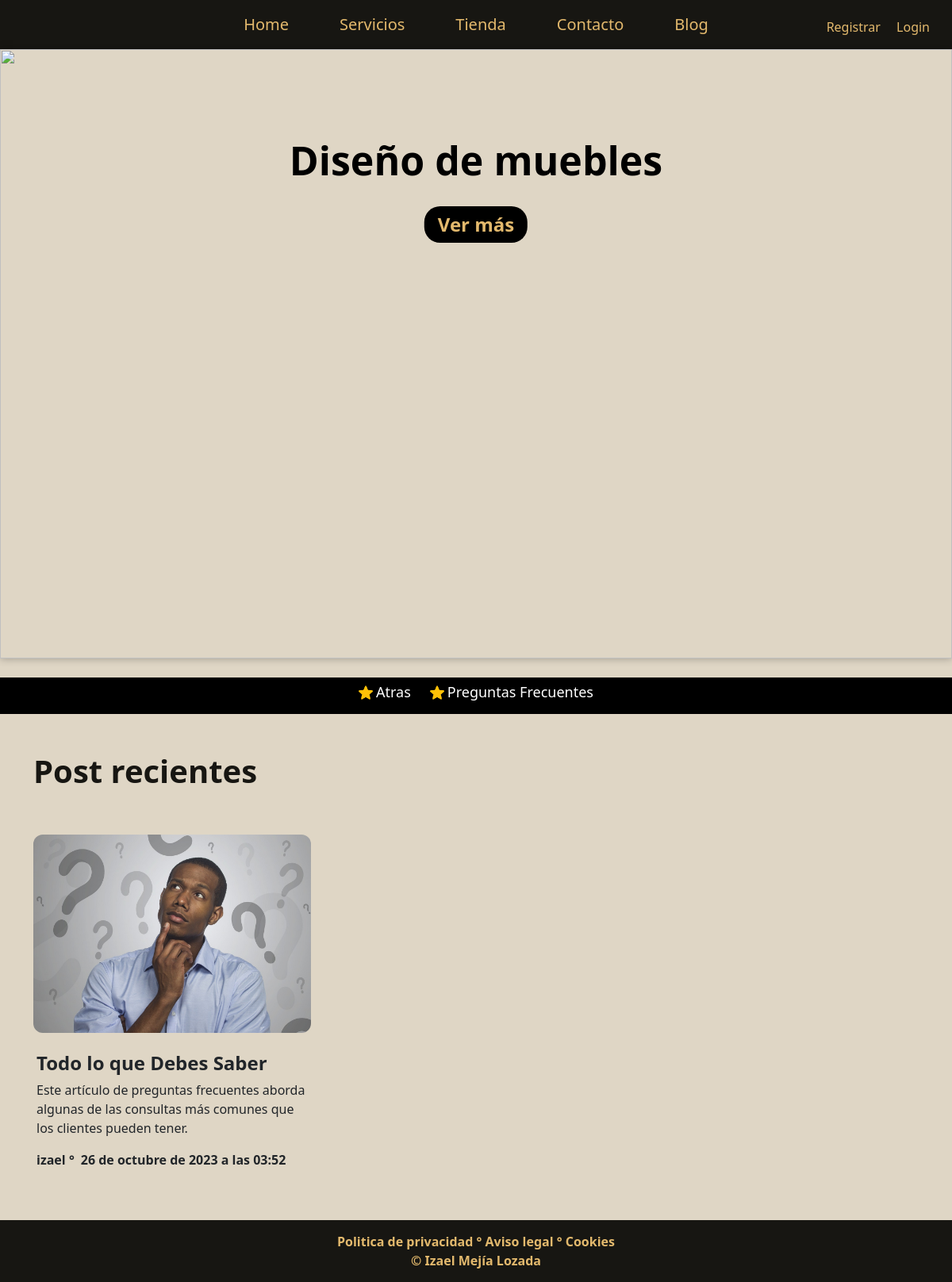
Page /blog/categoria/5/ on the committed database.
### blog/models.py (models this page shows, shortened)
class Categoria (models.Model):
    nombre = models.CharField(max_length=50)
    created = models.DateTimeField(auto_now_add=True)
    updated = models.DateTimeField(auto_now=True)
    class Meta:
        verbose_name = 'categoria'    # Especifica el nombre singular que tendrá en la base de datos
        verbose_name_plural = 'categorias'  # Especifica el nombre plural que tendrá en la base de datos

class Post(models.Model):
    titulo = models.CharField(max_length=50)
    contenido = models.CharField(max_length=260)
    imagen = models.ImageField(upload_to='blog', null=True , blank=True)
    autor= models.ForeignKey(User, on_delete=models.CASCADE)
    categorias=models.ManyToManyField(Categoria)
    created = models.DateTimeField(auto_now_add=True)
    updated = models.DateTimeField(auto_now=True)
    class Meta:
        verbose_name = 'post'    # nombre tendra en base de datos
        verbose_name_plural = 'posts'  # Especifica el nombre plural que tendrá en la base de datos

### blog/views.py (the view)
# urls.py: path('categoria/<int:categoria_id>/', views.categoria, name="categoria"),
def categoria(request, categoria_id):
    categoria = Categoria.objects.get(id=categoria_id)  #cuando hace clik en enlace obtiene categoria
    posts = Post.objects.filter(categorias = categoria)  #otiene posts de esa categoria filtrada
    return render (request, "blog/categorias.html", {"categoria": categoria, "posts":posts}) #muestra categoria filtrada y sus posts

### carro/context_processor.py (called while the page is built)
def importe_total_carro(request):
    carro = Carro(request)
    total=0
    if request.user.is_authenticated: #saber si esta autenticado el usuario
        for key, value in request.session["carro"].items(): #recorrer el carro
            total=total+float(value["precio"])  #sumar el precio de cada producto
    else:
        for key, value in request.session["carro"].items(): #recorrer el carro
            total=total+float(value["precio"])  #sumar el precio de cada producto
    return {"importe_total_carro":total} #retornar el total del carro

### blog/templates/blog/categorias.html
{% extends "ProyectoWebApp/base.html" %}
{% load static %}
{% block content  %}
<div class="d-flex justify-content-center gap-4 mt-4  fw-bolder contenedorCategorias  ">
  {% for post in posts %}
    {% for categoria in post.categorias.all %}
    <div class="contenedorCategorias d-flex align-items-center m-2 flex-wrap ">
      <img src="{% static 'ProyectoWebApp/img/estellaAmarilla.png' %}" alt=""
        class="imgCategorias ">
      <a href="{% url 'blog' %}"><h4 class="textoCategorias me-4">Atras</h4></a>
      <img src="{% static 'ProyectoWebApp/img/estellaAmarilla.png' %}" alt=""
        class="imgCategorias ">
      <a href=""><h4 class="textoCategorias "> {{categoria.nombre}}</h4></a>
    </div>
    {% endfor %}
  {% endfor %}
</div>
  <div class="container text-center">
    <div class="row">
      <h2 class="text-start mt-5  fw-bold  fs-1 titleBlog">Post recientes</h2>
    {% for post in posts %}
      <div class="col d-flex mt-5 ">
        <div class="d-flex flex-column containerPost justify-content-start align-items-start ">
          <div class="">
            <img src="{{post.imagen.url}}" alt="{{post.titulo}}" class="imgPost">
          </div>
          <div class="containerPost d-flex flex-column text-start a">
            <div class="d-flex flex-column align-items-start ms-1 mt-4">
              <h4 class="fw-bolder fs-4">{{post.titulo}}</h4>
              <p class="fw-normal fs-6 text">{{post.contenido}}</p>
            </div>
            <div class="d-flex gap-2 ms-1">
              <p>
                <span class="fw-semibold">{{post.autor}}</span>
                <span class="fw-bold ">°</span>
              </p>
              <p class="fw-semibold">{{post.created}}</p>
            </div>
          </div>
        </div>
      </div>
    {% endfor%}
    </div>
  </div>
{% endblock  %}

### ProyectoWebApp/static/ProyectoWebApp/css/gestion.css (style rules this page uses)
:root { --color-cremitra: #dfd6c5; --color-verdeFuerte: #171612; --color-cremitaPiel: #e3b96d; --color-negro: #000; --font-size-base: 16px; }
html, body { margin: 0; padding: 0; height: 100%; background-color: var(--color-cremitra); }
.contenedorCategorias { background-color: var(--color-negro); color: #fff; }
.textoCategorias { font-size: 18px; transition: color 0.1s, font-weight 0.1s; }
.titleBlog { color: var(--color-verdeFuerte); }
.imgCategorias { width: 18px; height: 18px; margin-top: 0; margin-right: 4px; margin-bottom: .5rem; font-weight: 500; line-height: 1.2; }
.containerPost { width: 350px; }
.imgPost { width: 350px; height: 250px; object-fit: cover; border-radius: 12px; }
.contenedorCategorias a { text-decoration: none; color: inherit; }

### rows in the picture
Post: imagen (picture), titulo "Todo lo que Debes Saber", contenido "Este artículo de preguntas frecuentes aborda algunas de las consultas más comunes que los clientes pueden tener.", autor "izael", created "26 de octubre de 2023 a las 03:52"
Categoria: nombre "Preguntas Frecuentes"
